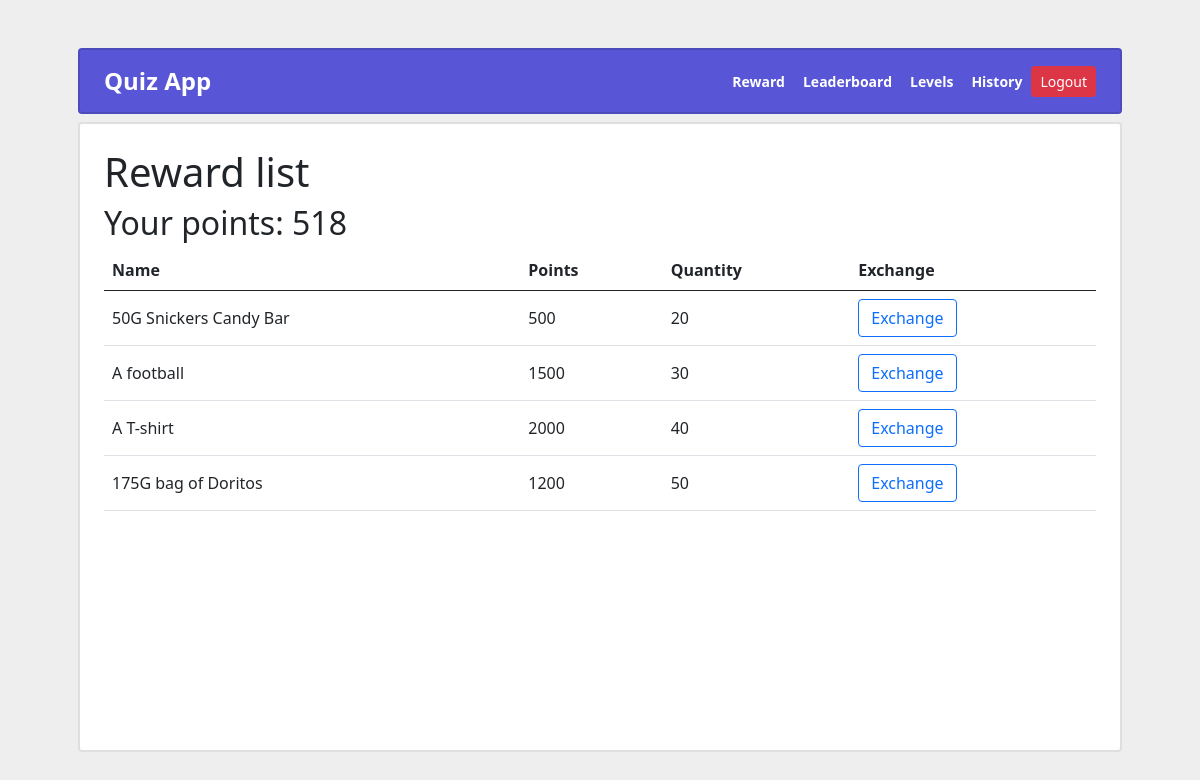
/reward (signed in), run on an earlier commit of the app's database.
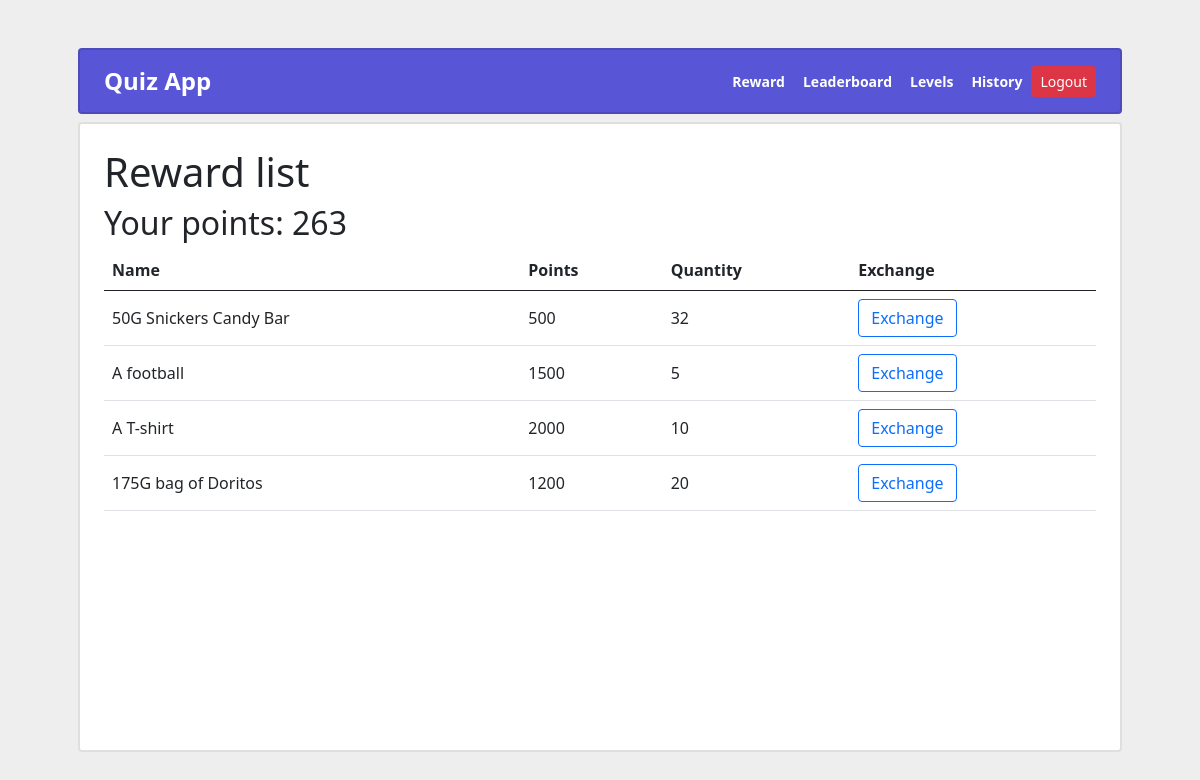
And on a later commit of the database.
### quiz/models.py (models this page shows, shortened)
class TimeStampedModel(models.Model):
    created = models.DateTimeField(auto_now_add=True)
    modified = models.DateTimeField(auto_now=True)
    class Meta:
        abstract = True

class Reward(TimeStampedModel):
    name = models.CharField(max_length=100)
    description = models.TextField()
    exchanged_points = models.IntegerField(default = 0)
    quantity = models.IntegerField(default=0)

### quiz/views.py (the view, shortened to what this page needs)
# urls.py: path('reward', views.RewardView.as_view(), name="reward"),
class RewardView(QuizMixin, TemplateView):
    template_name = "quiz/reward.html"
    extra_context = {'title': "Reward"}
    def get(self, request, *args, **kwargs):
        kwargs = super().get_context_data(**kwargs)
        user_score = models.UserScore.objects.get(user=self.request.user)
        kwargs['user_score'] = user_score.total_score
        kwargs['reward_list'] = models.Reward.objects.filter(quantity__gt=0)
        logger.debug(kwargs['reward_list'])
        logger.debug(user_score.total_score)
        return self.render_to_response(kwargs)

### quiz/views.py (called while the page is built)
    @method_decorator(login_required)
    def dispatch(self, request, *args, **kwargs):
        return super().dispatch(request, *args, **kwargs)

### quiz/templates/quiz/reward.html (shortened to what this page needs)
{% extends 'base.html' %}
{% load static %}
{% block content %}
<div>
    <div class="h1">Reward list</div>
    <div class="h2">Your points: {{ user_score }}</div>
    {% if reward_list %}
        <table class="table">
            <thead>
                <tr>
                    <th>Name</th>
                    <th>Points</th>
                    <th>Quantity</th>
                    <th>Exchange</th>
                </tr>
            </thead>
            <tbody>
                {% for item in reward_list %}
                <tr id="{{ item.id }}">
                    <td class="align-middle">{{ item.name }}</td>
                    <td class="align-middle">{{ item.exchanged_points }}</td>
                    <td class="align-middle">{{ item.quantity }}</td>
                    <td>
                        <form id = "rewardForm" name="rewardForm" method="post">
                            <button type="button" class="btn btn-outline-primary" onclick="submitReward(event, '{{ item.id }}', '{{ item.exchanged_points }}', '{{ user_score }}')">Exchange</button>
                        </form>
                    </td>
                </tr>
                {% endfor %}
            </tbody>
        </table>
    {% else %}
        <div class="" >
            No rewards are currently available.
        </div>
    {% endif %}
</div>
{% endblock %}

### templates/base.html (shortened to what this page needs)
{% load static %}
<!doctype html>
<html lang="en">
  <head>
    <link href="https://cdn.jsdelivr.net/npm/bootstrap@5.0.2/dist/css/bootstrap.min.css" rel="stylesheet" >
    <link rel="stylesheet" href="https://cdnjs.cloudflare.com/ajax/libs/font-awesome/4.7.0/css/font-awesome.min.css">
    <link href="{% static 'css/list-groups.css' %}" rel="stylesheet" >
  </head>
  <body id = "body" style="background: #eee">
    <div class="container p-5 vh-100 vw-100">
      <div class="h-100 d-flex flex-column">
        <nav class="navbar mb-2 border-2 card " style = "background-color: #5856D6;">
          <div class="d-flex justify-content-between w-100 m-auto px-4">
            <a href="{% url 'quiz:index' %}" class="navbar-brand text-white fw-bold fs-4 ">Quiz App</a>
            <div class="d-flex my-auto">
              {% if not request.user.is_authenticated %}
              {% else %}
                <a class="btn btn-sm btn-link text-decoration-none fw-bold text-white" href="{% url 'quiz:reward' %}">Reward</a>
                <a class="btn btn-sm btn-link text-decoration-none fw-bold text-white" href="{% url 'quiz:leaderboard' %}">Leaderboard</a>
                <a class="btn btn-sm btn-link text-decoration-none fw-bold text-white" href="{% url 'quiz:quizzes' %}">Levels</a>
                <a class="btn btn-sm btn-link text-decoration-none fw-bold text-white" href="{% url 'quiz:user_quizzes' %}">History</a>
                <form action="{% url 'logout' %}" method="post">
                  <input type="submit" class="btn btn-sm btn-danger" value="Logout">
                </form>
              {% endif %}
            </div>
          </div>
        </nav>
        <div class="flex-grow-1 d-flex flex-column card border-2 p-4">
          {% block content %}{% endblock content %}
        </div>
      </div>
    </div>
  </body>
</html>

What changed in the data, as far as the page shows it:
changed Reward "50G Snickers Candy Bar": quantity "20" → "32"
changed Reward "A football": quantity "30" → "5"
changed Reward "A T-shirt": quantity "40" → "10"
changed Reward "175G bag of Doritos": quantity "50" → "20"
Also different on the page:
{{ user_score }}: "518" → "263"
